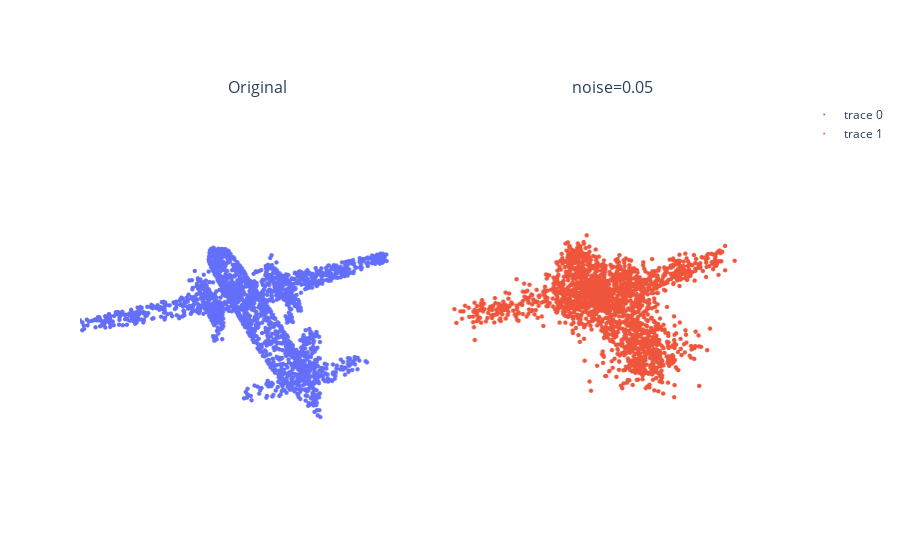

Write notebook code for a chart like this one.
### Code cell
from visualize import visualize_point_cloud_comparison

visualize_point_cloud_comparison(
    dataset=train_data,
    class_label="Airplane"
)

### Figure 1 — Plotly figure (JSON) as saved in the notebook; plotly's stock layout.template omitted (floating-point values rounded to 4 significant figures; data arrays with more than 128 entries replaced by an {"elided": "..."} marker saying what was removed)
{"data": [{"marker": {"size": 1.5}, "mode": "markers", "scene": "scene", "type": "scatter3d", "x": {"elided": "2048 float values"}, "y": {"elided": "2048 float values"}, "z": {"elided": "2048 float values"}}, {"marker": {"size": 1.5}, "mode": "markers", "scene": "scene2", "type": "scatter3d", "x": {"elided": "2048 float values"}, "y": {"elided": "2048 float values"}, "z": {"elided": "2048 float values"}}], "layout": {"annotations": [{"font": {"size": 16}, "showarrow": false, "text": "Original", "x": 0.2497, "xanchor": "center", "xref": "paper", "y": 1, "yanchor": "bottom", "yref": "paper"}, {"font": {"size": 16}, "showarrow": false, "text": "noise=0.05", "x": 0.7502, "xanchor": "center", "xref": "paper", "y": 1, "yanchor": "bottom", "yref": "paper"}], "autosize": true, "scene": {"domain": {"x": [0, 0.4995], "y": [0, 1]}, "xaxis": {"visible": false}, "yaxis": {"visible": false}, "zaxis": {"visible": false}}, "scene2": {"domain": {"x": [0.5005, 1], "y": [0, 1]}, "xaxis": {"visible": false}, "yaxis": {"visible": false}, "zaxis": {"visible": false}}, "scene3": {"xaxis": {"visible": false}, "yaxis": {"visible": false}, "zaxis": {"visible": false}}, "title": {"text": "", "x": 0.5}}}
